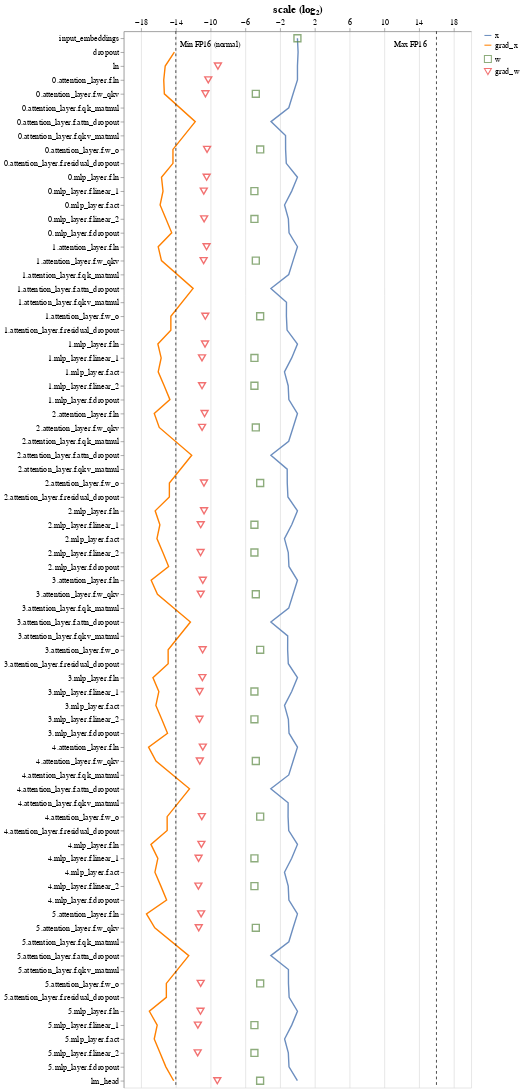

Here is the notebook cell this chart was saved with:
### Markdown cell above
Here's the scaling for the entire (non-unit-scaled) transformer:

### Code cell
model = NanoGPTModel(config)
analyse_full_model(model, config)

### Figure 1 — Vega-Lite specification as saved in the notebook (floating-point values rounded to 4 significant figures; data arrays with more than 128 entries replaced by an {"elided": "..."} marker saying what was removed)
{"config": {"view": {"continuousWidth": 400, "continuousHeight": 300}, "axis": {"labelFontSize": 12, "titleFontSize": 16}}, "layer": [{"data": {"name": "data-436d4d32b0c9190c0e14d202b1230c50"}, "mark": "line", "encoding": {"color": {"field": "type", "legend": {"labelFontSize": 12, "symbolSize": 100, "title": ""}, "scale": {"range": ["#6C8EBF", "#FF8000"]}, "sort": "descending", "type": "nominal"}, "x": {"axis": {"orient": "top", "values": [-18.0, -16.0, -14.0, -12.0, -10.0, -8.0, -6.0, -4.0, -2.0, 0.0, 2.0, 4.0, 6.0, 8.0, 10.0, 12.0, 14.0, 16.0, 18.0]}, "field": "scale (log₂)", "scale": {"domain": [-18.0, 18.0]}, "type": "quantitative"}, "y": {"field": "op", "sort": ["input_embeddings", "dropout", "ln", "0.attention_layer.f.ln", "0.attention_layer.f.w_qkv", "0.attention_layer.f.qk_matmul", "0.attention_layer.f.attn_dropout", "0.attention_layer.f.qkv_matmul", "0.attention_layer.f.w_o", "0.attention_layer.f.residual_dropout", "0.mlp_layer.f.ln", "0.mlp_layer.f.linear_1", "0.mlp_layer.f.act", "0.mlp_layer.f.linear_2", "0.mlp_layer.f.dropout", "1.attention_layer.f.ln", "1.attention_layer.f.w_qkv", "1.attention_layer.f.qk_matmul", "1.attention_layer.f.attn_dropout", "1.attention_layer.f.qkv_matmul", "1.attention_layer.f.w_o", "1.attention_layer.f.residual_dropout", "1.mlp_layer.f.ln", "1.mlp_layer.f.linear_1", "1.mlp_layer.f.act", "1.mlp_layer.f.linear_2", "1.mlp_layer.f.dropout", "2.attention_layer.f.ln", "2.attention_layer.f.w_qkv", "2.attention_layer.f.qk_matmul", "2.attention_layer.f.attn_dropout", "2.attention_layer.f.qkv_matmul", "2.attention_layer.f.w_o", "2.attention_layer.f.residual_dropout", "2.mlp_layer.f.ln", "2.mlp_layer.f.linear_1", "2.mlp_layer.f.act", "2.mlp_layer.f.linear_2", "2.mlp_layer.f.dropout", "3.attention_layer.f.ln", "3.attention_layer.f.w_qkv", "3.attention_layer.f.qk_matmul", "3.attention_layer.f.attn_dropout", "3.attention_layer.f.qkv_matmul", "3.attention_layer.f.w_o", "3.attention_layer.f.residual_dropout", "3.mlp_layer.f.ln", "3.mlp_layer.f.linear_1", "3.mlp_layer.f.act", "3.mlp_layer.f.linear_2", "3.mlp_layer.f.dropout", "4.attention_layer.f.ln", "4.attention_layer.f.w_qkv", "4.attention_layer.f.qk_matmul", "4.attention_layer.f.attn_dropout", "4.attention_layer.f.qkv_matmul", "4.attention_layer.f.w_o", "4.attention_layer.f.residual_dropout", "4.mlp_layer.f.ln", "4.mlp_layer.f.linear_1", "4.mlp_layer.f.act", "4.mlp_layer.f.linear_2", "4.mlp_layer.f.dropout", "5.attention_layer.f.ln", "5.attention_layer.f.w_qkv", "5.attention_layer.f.qk_matmul", "5.attention_layer.f.attn_dropout", "5.attention_layer.f.qkv_matmul", "5.attention_layer.f.w_o", "5.attention_layer.f.residual_dropout", "5.mlp_layer.f.ln", "5.mlp_layer.f.linear_1", "5.mlp_layer.f.act", "5.mlp_layer.f.linear_2", "5.mlp_layer.f.dropout", "lm_head"], "title": "", "type": "ordinal"}}}, {"data": {"name": "data-f218933b5d94522484598ff4fcd17e15"}, "mark": {"type": "point", "size": 100}, "encoding": {"color": {"field": "type", "legend": {"labelFontSize": 12, "symbolSize": 100, "title": ""}, "scale": {"range": ["#5D8944", "#ED3434"]}, "sort": "descending", "type": "nominal"}, "shape": {"field": "type", "scale": {"range": ["square", "triangle-down"]}, "sort": "descending", "type": "nominal"}, "x": {"axis": {"orient": "top", "values": [-18.0, -16.0, -14.0, -12.0, -10.0, -8.0, -6.0, -4.0, -2.0, 0.0, 2.0, 4.0, 6.0, 8.0, 10.0, 12.0, 14.0, 16.0, 18.0]}, "field": "scale (log₂)", "scale": {"domain": [-18.0, 18.0]}, "type": "quantitative"}, "y": {"field": "op", "sort": ["input_embeddings", "dropout", "ln", "0.attention_layer.f.ln", "0.attention_layer.f.w_qkv", "0.attention_layer.f.qk_matmul", "0.attention_layer.f.attn_dropout", "0.attention_layer.f.qkv_matmul", "0.attention_layer.f.w_o", "0.attention_layer.f.residual_dropout", "0.mlp_layer.f.ln", "0.mlp_layer.f.linear_1", "0.mlp_layer.f.act", "0.mlp_layer.f.linear_2", "0.mlp_layer.f.dropout", "1.attention_layer.f.ln", "1.attention_layer.f.w_qkv", "1.attention_layer.f.qk_matmul", "1.attention_layer.f.attn_dropout", "1.attention_layer.f.qkv_matmul", "1.attention_layer.f.w_o", "1.attention_layer.f.residual_dropout", "1.mlp_layer.f.ln", "1.mlp_layer.f.linear_1", "1.mlp_layer.f.act", "1.mlp_layer.f.linear_2", "1.mlp_layer.f.dropout", "2.attention_layer.f.ln", "2.attention_layer.f.w_qkv", "2.attention_layer.f.qk_matmul", "2.attention_layer.f.attn_dropout", "2.attention_layer.f.qkv_matmul", "2.attention_layer.f.w_o", "2.attention_layer.f.residual_dropout", "2.mlp_layer.f.ln", "2.mlp_layer.f.linear_1", "2.mlp_layer.f.act", "2.mlp_layer.f.linear_2", "2.mlp_layer.f.dropout", "3.attention_layer.f.ln", "3.attention_layer.f.w_qkv", "3.attention_layer.f.qk_matmul", "3.attention_layer.f.attn_dropout", "3.attention_layer.f.qkv_matmul", "3.attention_layer.f.w_o", "3.attention_layer.f.residual_dropout", "3.mlp_layer.f.ln", "3.mlp_layer.f.linear_1", "3.mlp_layer.f.act", "3.mlp_layer.f.linear_2", "3.mlp_layer.f.dropout", "4.attention_layer.f.ln", "4.attention_layer.f.w_qkv", "4.attention_layer.f.qk_matmul", "4.attention_layer.f.attn_dropout", "4.attention_layer.f.qkv_matmul", "4.attention_layer.f.w_o", "4.attention_layer.f.residual_dropout", "4.mlp_layer.f.ln", "4.mlp_layer.f.linear_1", "4.mlp_layer.f.act", "4.mlp_layer.f.linear_2", "4.mlp_layer.f.dropout", "5.attention_layer.f.ln", "5.attention_layer.f.w_qkv", "5.attention_layer.f.qk_matmul", "5.attention_layer.f.attn_dropout", "5.attention_layer.f.qkv_matmul", "5.attention_layer.f.w_o", "5.attention_layer.f.residual_dropout", "5.mlp_layer.f.ln", "5.mlp_layer.f.linear_1", "5.mlp_layer.f.act", "5.mlp_layer.f.linear_2", "5.mlp_layer.f.dropout", "lm_head"], "title": "", "type": "ordinal"}}}, {"data": {"name": "empty"}, "mark": {"type": "rule", "strokeDash": [4, 4]}, "encoding": {"x": {"datum": -14}}}, {"data": {"name": "empty"}, "mark": {"type": "rule", "strokeDash": [4, 4]}, "encoding": {"x": {"datum": 16}}}, {"data": {"name": "empty"}, "mark": {"type": "text", "dy": -740}, "encoding": {"text": {"value": "Min FP16 (normal)"}, "x": {"datum": -10}}}, {"data": {"name": "empty"}, "mark": {"type": "text", "dy": -740}, "encoding": {"text": {"value": "Max FP16"}, "x": {"datum": 13}}}], "resolve": {"scale": {"color": "independent", "shape": "independent"}}, "width": 500, "$schema": "https://vega.github.io/schema/vega-lite/v4.17.0.json", "datasets": {"data-436d4d32b0c9190c0e14d202b1230c50": {"elided": "139 records"}, "data-f218933b5d94522484598ff4fcd17e15": [{"type": "w", "op": "input_embeddings", "scale (log₂)": -0.00299}, {"type": "w", "op": "ln", "scale (log₂)": null}, {"type": "w", "op": "0.attention_layer.f.ln", "scale (log₂)": null}, {"type": "w", "op": "0.attention_layer.f.w_qkv", "scale (log₂)": -4.793}, {"type": "w", "op": "0.attention_layer.f.w_o", "scale (log₂)": -4.288}, {"type": "w", "op": "0.mlp_layer.f.ln", "scale (log₂)": null}, {"type": "w", "op": "0.mlp_layer.f.linear_1", "scale (log₂)": -4.957}, {"type": "w", "op": "0.mlp_layer.f.linear_2", "scale (log₂)": -4.952}, {"type": "w", "op": "1.attention_layer.f.ln", "scale (log₂)": null}, {"type": "w", "op": "1.attention_layer.f.w_qkv", "scale (log₂)": -4.793}, {"type": "w", "op": "1.attention_layer.f.w_o", "scale (log₂)": -4.294}, {"type": "w", "op": "1.mlp_layer.f.ln", "scale (log₂)": null}, {"type": "w", "op": "1.mlp_layer.f.linear_1", "scale (log₂)": -4.953}, {"type": "w", "op": "1.mlp_layer.f.linear_2", "scale (log₂)": -4.954}, {"type": "w", "op": "2.attention_layer.f.ln", "scale (log₂)": null}, {"type": "w", "op": "2.attention_layer.f.w_qkv", "scale (log₂)": -4.795}, {"type": "w", "op": "2.attention_layer.f.w_o", "scale (log₂)": -4.291}, {"type": "w", "op": "2.mlp_layer.f.ln", "scale (log₂)": null}, {"type": "w", "op": "2.mlp_layer.f.linear_1", "scale (log₂)": -4.954}, {"type": "w", "op": "2.mlp_layer.f.linear_2", "scale (log₂)": -4.954}, {"type": "w", "op": "3.attention_layer.f.ln", "scale (log₂)": null}, {"type": "w", "op": "3.attention_layer.f.w_qkv", "scale (log₂)": -4.794}, {"type": "w", "op": "3.attention_layer.f.w_o", "scale (log₂)": -4.291}, {"type": "w", "op": "3.mlp_layer.f.ln", "scale (log₂)": null}, {"type": "w", "op": "3.mlp_layer.f.linear_1", "scale (log₂)": -4.954}, {"type": "w", "op": "3.mlp_layer.f.linear_2", "scale (log₂)": -4.954}, {"type": "w", "op": "4.attention_layer.f.ln", "scale (log₂)": null}, {"type": "w", "op": "4.attention_layer.f.w_qkv", "scale (log₂)": -4.793}, {"type": "w", "op": "4.attention_layer.f.w_o", "scale (log₂)": -4.292}, {"type": "w", "op": "4.mlp_layer.f.ln", "scale (log₂)": null}, {"type": "w", "op": "4.mlp_layer.f.linear_1", "scale (log₂)": -4.954}, {"type": "w", "op": "4.mlp_layer.f.linear_2", "scale (log₂)": -4.952}, {"type": "w", "op": "5.attention_layer.f.ln", "scale (log₂)": null}, {"type": "w", "op": "5.attention_layer.f.w_qkv", "scale (log₂)": -4.793}, {"type": "w", "op": "5.attention_layer.f.w_o", "scale (log₂)": -4.291}, {"type": "w", "op": "5.mlp_layer.f.ln", "scale (log₂)": null}, {"type": "w", "op": "5.mlp_layer.f.linear_1", "scale (log₂)": -4.954}, {"type": "w", "op": "5.mlp_layer.f.linear_2", "scale (log₂)": -4.953}, {"type": "w", "op": "lm_head", "scale (log₂)": -4.298}, {"type": "grad_w", "op": "ln", "scale (log₂)": -9.155}, {"type": "grad_w", "op": "0.attention_layer.f.ln", "scale (log₂)": -10.27}, {"type": "grad_w", "op": "0.attention_layer.f.w_qkv", "scale (log₂)": -10.59}, {"type": "grad_w", "op": "0.attention_layer.f.w_o", "scale (log₂)": -10.41}, {"type": "grad_w", "op": "0.mlp_layer.f.ln", "scale (log₂)": -10.45}, {"type": "grad_w", "op": "0.mlp_layer.f.linear_1", "scale (log₂)": -10.78}, {"type": "grad_w", "op": "0.mlp_layer.f.linear_2", "scale (log₂)": -10.74}, {"type": "grad_w", "op": "1.attention_layer.f.ln", "scale (log₂)": -10.46}, {"type": "grad_w", "op": "1.attention_layer.f.w_qkv", "scale (log₂)": -10.8}, {"type": "grad_w", "op": "1.attention_layer.f.w_o", "scale (log₂)": -10.61}, {"type": "grad_w", "op": "1.mlp_layer.f.ln", "scale (log₂)": -10.64}, {"type": "grad_w", "op": "1.mlp_layer.f.linear_1", "scale (log₂)": -10.99}, {"type": "grad_w", "op": "1.mlp_layer.f.linear_2", "scale (log₂)": -10.98}, {"type": "grad_w", "op": "2.attention_layer.f.ln", "scale (log₂)": -10.69}, {"type": "grad_w", "op": "2.attention_layer.f.w_qkv", "scale (log₂)": -10.98}, {"type": "grad_w", "op": "2.attention_layer.f.w_o", "scale (log₂)": -10.76}, {"type": "grad_w", "op": "2.mlp_layer.f.ln", "scale (log₂)": -10.75}, {"type": "grad_w", "op": "2.mlp_layer.f.linear_1", "scale (log₂)": -11.13}, {"type": "grad_w", "op": "2.mlp_layer.f.linear_2", "scale (log₂)": -11.15}, {"type": "grad_w", "op": "3.attention_layer.f.ln", "scale (log₂)": -10.89}, {"type": "grad_w", "op": "3.attention_layer.f.w_qkv", "scale (log₂)": -11.13}, {"type": "grad_w", "op": "3.attention_layer.f.w_o", "scale (log₂)": -10.91}, {"type": "grad_w", "op": "3.mlp_layer.f.ln", "scale (log₂)": -10.94}, {"type": "grad_w", "op": "3.mlp_layer.f.linear_1", "scale (log₂)": -11.27}, {"type": "grad_w", "op": "3.mlp_layer.f.linear_2", "scale (log₂)": -11.28}, {"type": "grad_w", "op": "4.attention_layer.f.ln", "scale (log₂)": -10.89}, {"type": "grad_w", "op": "4.attention_layer.f.w_qkv", "scale (log₂)": -11.24}, {"type": "grad_w", "op": "4.attention_layer.f.w_o", "scale (log₂)": -11.01}, {"type": "grad_w", "op": "4.mlp_layer.f.ln", "scale (log₂)": -11.06}, {"type": "grad_w", "op": "4.mlp_layer.f.linear_1", "scale (log₂)": -11.38}, {"type": "grad_w", "op": "4.mlp_layer.f.linear_2", "scale (log₂)": -11.4}, {"type": "grad_w", "op": "5.attention_layer.f.ln", "scale (log₂)": -11.09}, {"type": "grad_w", "op": "5.attention_layer.f.w_qkv", "scale (log₂)": -11.36}, {"type": "grad_w", "op": "5.attention_layer.f.w_o", "scale (log₂)": -11.14}, {"type": "grad_w", "op": "5.mlp_layer.f.ln", "scale (log₂)": -11.16}, {"type": "grad_w", "op": "5.mlp_layer.f.linear_1", "scale (log₂)": -11.46}, {"type": "grad_w", "op": "5.mlp_layer.f.linear_2", "scale (log₂)": -11.49}, {"type": "grad_w", "op": "lm_head", "scale (log₂)": -9.226}], "empty": [{}]}}
